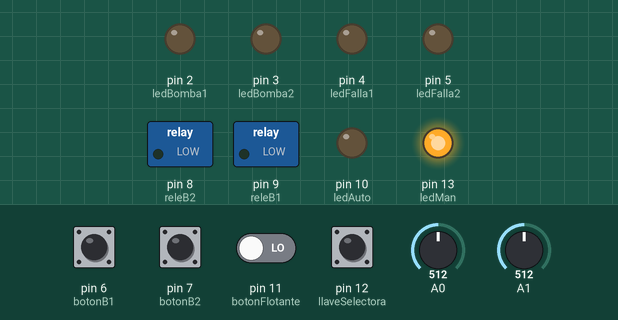
Simulated run of this sketch. Board: Arduino Uno, built with avr-gcc and run on an emulated ATmega328P. On the bench: switched loads named in the sketch (green lamp = pin HIGH), output pins drawn as LEDs (lit = HIGH). Inputs (shaded band) come from the test bench; at power-on: pin 6 (botonB1), pin 7 (botonB2), pin 11 (botonFlotante), pin 12 (llaveSelectora) LOW, A0 = 512, A1 = 512.

Above: at 1.2 s.
1.3 s: pin 12 (llaveSelectora) pulled HIGH for 0.15 s
At 1.5 s:
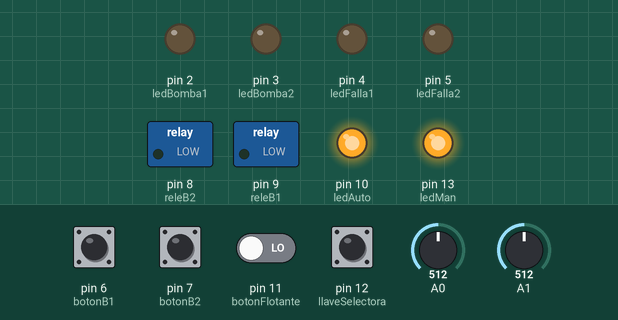
3.2 s: pin 6 (botonB1) pulled HIGH for 0.15 s
At 3.27 s:
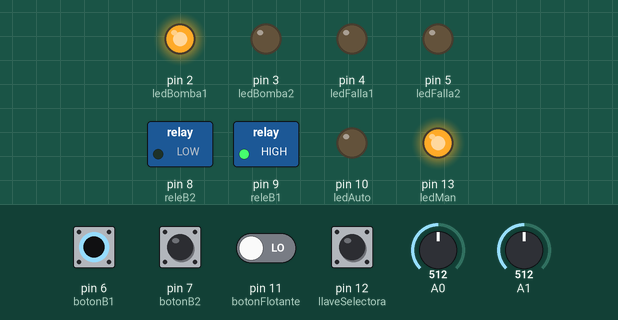
4.8 s: pin 7 (botonB2) pulled HIGH for 0.15 s
At 4.87 s:
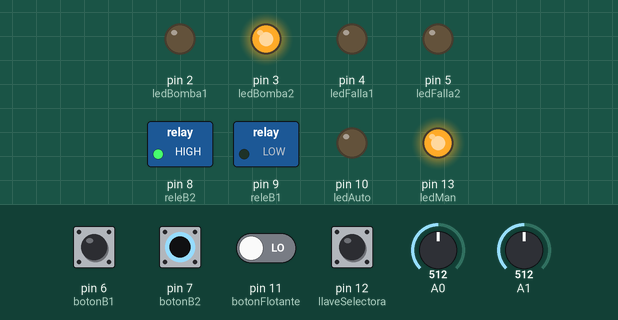
6.4 s: pin 11 (botonFlotante) driven HIGH and pin 12 (llaveSelectora) driven HIGH
At 7.3 s:
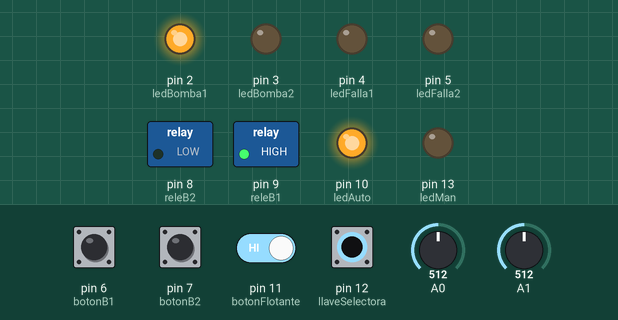
8.3 s: A0 set to 627
9.8 s: A0 set to 642
At 11.0 s:
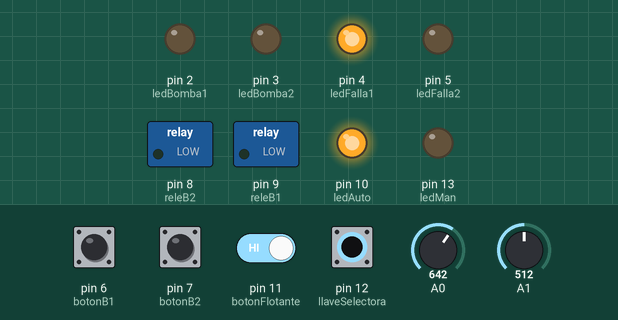
Timing chart, 0 to 12.5 s (numbered marks = the images above; inputs shaded):
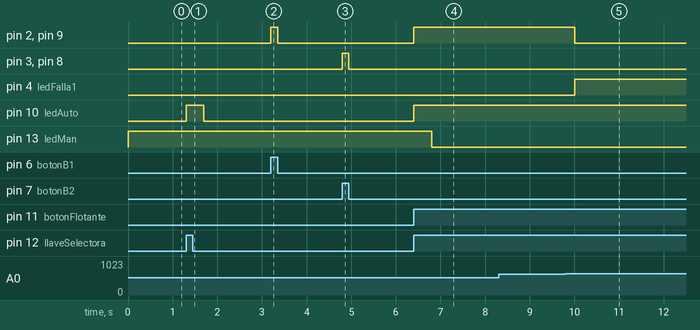

Measured:
- the behaviour switches between 633 and 634 on A0 (found by bisection; images 4 and 5)
- after the input at 1.3 s, pin 10 (ledAuto): LOW → HIGH at once, → LOW 0.40 s later
- after the input at 3.2 s, pin 2 (ledBomba1), pin 9 (releB1): LOW → HIGH at once, → LOW 0.15 s later
- after the input at 4.8 s, pin 3 (ledBomba2), pin 8 (releB2): LOW → HIGH at once, → LOW 0.15 s later
- after the input at 6.4 s, pin 2 (ledBomba1), pin 9 (releB1), pin 10 (ledAuto): LOW → HIGH at once; pin 13 (ledMan): HIGH → LOW after 0.40 s
- after the input at 8.3 s, every drawn part: stays the same
- after the input at 9.8 s, pin 2 (ledBomba1), pin 9 (releB1): HIGH → LOW after 0.20 s; pin 4 (ledFalla1): LOW → HIGH after 0.20 s

The sketch:

bomba.ino
```cpp
const int ledBomba1 = 2;
const int ledBomba2 = 3;
const int ledFalla1 = 4;
const int ledFalla2 = 5;
const int botonB1 = 6;
const int botonB2 = 7;
const int releB1 = 9;
const int releB2 = 8;
const int ledAuto = 10;
const int botonFlotante = 11;
const int llaveSelectora = 12;
const int ledMan = 13;
const float sensibilidad = 0.066;
const float seteo = 9.0;


int stateLlave;
int stateBotonB1;
int stateBotonB2;
int stateFlotante;
int contador=0;
int lastButtonState=0;


void setup() {
  pinMode(botonB1, INPUT);
  pinMode(botonB2, INPUT);
  pinMode(botonFlotante, INPUT);
  pinMode(llaveSelectora, INPUT);

  pinMode(ledBomba1, OUTPUT);
  pinMode(ledBomba2, OUTPUT);
  pinMode(ledFalla1, OUTPUT);
  pinMode(ledFalla2, OUTPUT);
  pinMode(releB1, OUTPUT);
  pinMode(releB2, OUTPUT);
  pinMode(ledAuto, OUTPUT);
  pinMode(ledMan, OUTPUT);

  pinMode(A0, INPUT);
  pinMode(A1, INPUT);


  Serial.begin(9600);
}


void automatico() {
  digitalWrite(ledAuto, HIGH);
  stateFlotante = digitalRead(botonFlotante);
  medir();


  if(stateFlotante != lastButtonState){
    if(stateFlotante == HIGH){
      if(contador == 0){
        contador = 1;
      }else{
        contador = 0;
      }
    }
  }

  lastButtonState= stateFlotante;
  if( contador == 1 && stateFlotante==HIGH && digitalRead(ledFalla1)==LOW && digitalRead(ledBomba2)==LOW){
    digitalWrite(ledBomba1,HIGH);
    digitalWrite(releB1,HIGH);
    delay(200);
  }else{
    digitalWrite(ledBomba1,LOW);
    digitalWrite(releB1,LOW);
    delay(200);
  }


 if( contador == 0 && stateFlotante == HIGH && digitalRead(ledFalla2)==LOW && digitalRead(ledBomba1)==LOW){
  digitalWrite(ledBomba2,HIGH);
  digitalWrite(releB2,HIGH);
  delay(200);
 }else{
  digitalWrite(ledBomba2,LOW);
  digitalWrite(releB2,LOW);
  delay(200);
 }


}


void manual() {       //función para modo manual

  digitalWrite(ledMan, HIGH);
  stateBotonB1 = digitalRead(botonB1);
  stateBotonB2 = digitalRead(botonB2);

  if (stateBotonB1 == HIGH && stateBotonB2 == LOW) {

    medir();
    digitalWrite(releB1, HIGH);
    digitalWrite(ledBomba1, HIGH);
  } else {
    digitalWrite(releB1,LOW);
    digitalWrite(ledBomba1,LOW);
  }

  if (stateBotonB2 == HIGH && stateBotonB1 == LOW) {

    medir();
    digitalWrite(releB2, HIGH);
    digitalWrite(ledBomba2, HIGH);
  } else {
    digitalWrite(releB2, LOW);
    digitalWrite(ledBomba2, LOW);
  }


}


void medir() {
  float vSensor1 = analogRead(A0) * (5.0 / 1023);
  float iSensor1 = (vSensor1 - 2.5) / sensibilidad;

  if (iSensor1 >= seteo) {
    digitalWrite(releB1, LOW);
    digitalWrite(ledBomba1, LOW);
    digitalWrite(ledFalla1, HIGH);
  }


  float vSensor2 = analogRead(A1) * (5.0 / 1023);
  float iSensor2 = (vSensor2 - 2.5) / sensibilidad;

  if (iSensor2 >= seteo) {
    digitalWrite(releB2, LOW);
    digitalWrite(ledBomba1, LOW);
    digitalWrite(ledFalla2, HIGH);

  }

}


void loop() {


  stateLlave = digitalRead(llaveSelectora);

  if (stateLlave == HIGH) {
    automatico();
  } else {
    digitalWrite(ledAuto, LOW);
  }


  if (stateLlave == LOW) {
    manual();
  } else {
    digitalWrite(ledMan, LOW);
  }


}
```
